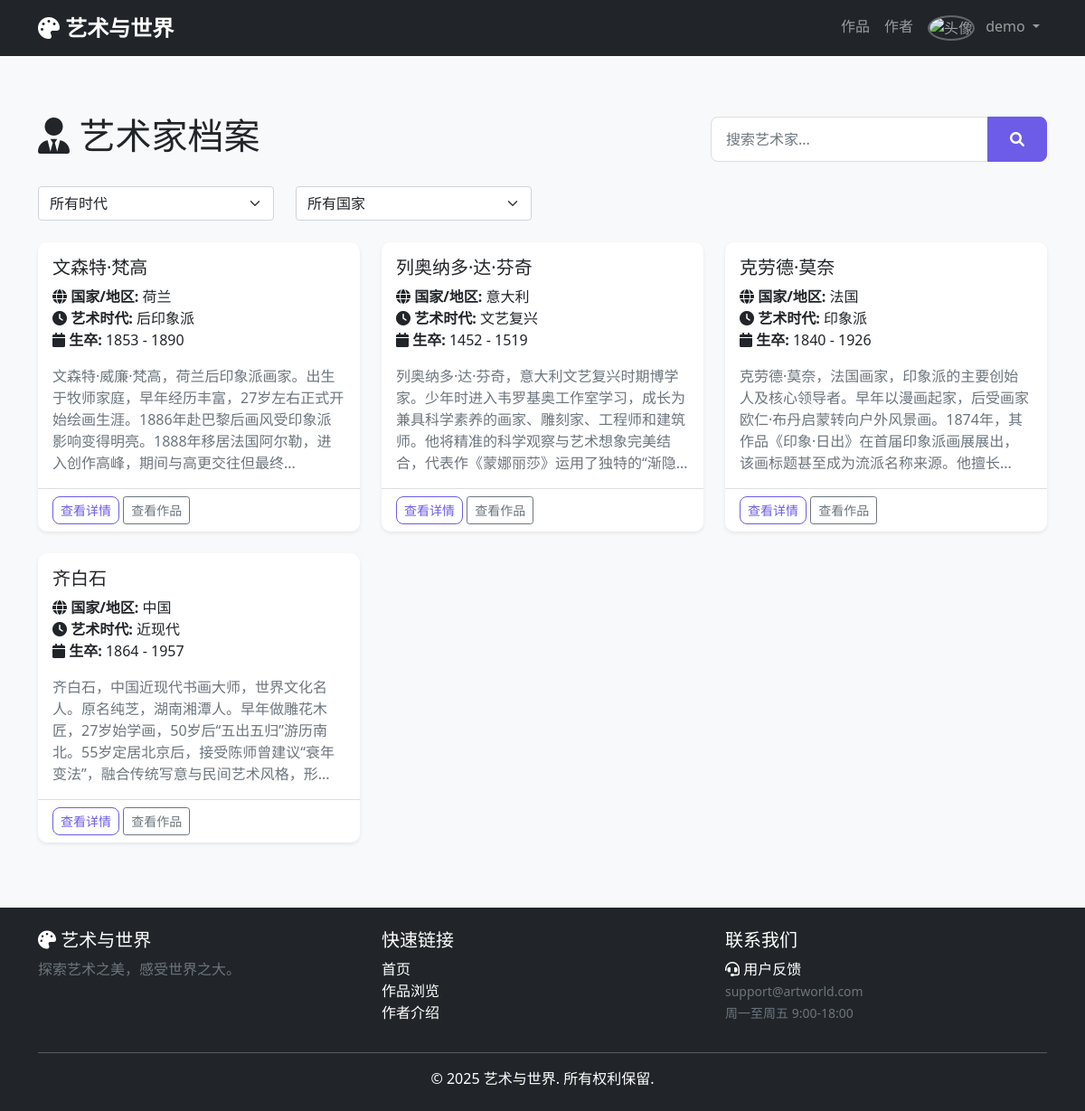
/authors (signed in), run on the app's committed database.
### app.py (models this page shows)
class Artist(db.Model):
    id = db.Column(db.Integer, primary_key=True)
    name = db.Column(db.String(100), nullable=False)
    birth_year = db.Column(db.Integer)
    death_year = db.Column(db.Integer)
    country = db.Column(db.String(50))
    biography = db.Column(db.Text)
    era = db.Column(db.String(50))
    influence = db.Column(db.Text)

### app.py (the view)
@app.route('/authors')
def authors():
    authors_list = Artist.query.all()
    user_logged_in = session.get('user_id') is not None
    return render_template('author_list.html', authors=authors_list, user_logged_in=user_logged_in)

### templates/author_list.html (shortened to what this page needs)
{% extends "base.html" %}
{% block content %}
<div class="d-flex justify-content-between align-items-center mb-4">
    <h1><i class="fas fa-user-tie"></i> 艺术家档案</h1>
    <div class="col-md-4">
        <div class="input-group">
            <input type="text" id="author-search" class="form-control" placeholder="搜索艺术家...">
            <button class="btn btn-primary" onclick="searchAuthors()">
                <i class="fas fa-search"></i>
            </button>
        </div>
    </div>
</div>
<div class="row mb-4">
    <div class="col-md-3">
        <select class="form-select" id="era-filter" onchange="filterAuthors()">
            <option value="">所有时代</option>
        </select>
    </div>
    <div class="col-md-3">
        <select class="form-select" id="country-filter" onchange="filterAuthors()">
            <option value="">所有国家</option>
        </select>
    </div>
</div>
<div class="row" id="authors-container">
    {% for author in authors %}
    <div class="col-lg-4 col-md-6 mb-4">
        <div class="card h-100 shadow-sm">
            <div class="card-body">
                <h5 class="card-title">{{ author.name }}</h5>
                <p class="card-text">
                    <i class="fas fa-globe"></i> <strong>国家/地区:</strong> {{ author.country or '未知' }}<br>
                    <i class="fas fa-clock"></i> <strong>艺术时代:</strong> {{ author.era or '未知' }}<br>
                    {% if author.birth_year %}
                    <i class="fas fa-calendar"></i> <strong>生卒:</strong> {{ author.birth_year }} - {{ author.death_year or '至今' }}
                    {% endif %}
                </p>
                <p class="card-text text-muted">{{ (author.biography or '暂无详细生平介绍。')[:100] }}...</p>
            </div>
            <div class="card-footer bg-transparent">
                <a href="/author/{{ author.id }}" class="btn btn-outline-primary btn-sm">查看详情</a>
                <a href="/artworks?artist={{ author.name }}" class="btn btn-outline-secondary btn-sm">查看作品</a>
            </div>
        </div>
    </div>
    {% endfor %}
</div>
{% endblock %}

### static/css/style.css (style rules this page uses)
:root { --primary-color: #6c5ce7; --secondary-color: #a29bfe; --accent-color: #fd79a8; --success-color: #00b894; --danger-color: #d63031; --warning-color: #fdcb6e; --info-color: #0984e3; }
body { font-family: 'Segoe UI', Tahoma, Geneva, Verdana, sans-serif; background-color: #f8f9fa; min-height: 100vh; display: flex; flex-direction: column; }
.card { border: none; box-shadow: 0 4px 6px rgba(0, 0, 0, 0.1); transition: transform 0.3s ease, box-shadow 0.3s ease; border-radius: 10px; overflow: hidden; }
.btn-primary { background-color: var(--primary-color); border-color: var(--primary-color); border-radius: 8px; padding: 0.5rem 1.5rem; font-weight: 600; transition: all 0.3s ease; }
.btn-outline-primary { color: var(--primary-color); border-color: var(--primary-color); border-radius: 8px; }
.form-control { border-radius: 8px; border: 1px solid #ddd; padding: 0.75rem 1rem; transition: all 0.3s ease; }

### data on the page
Artist: name "文森特·梵高", country "荷兰", era "后印象派", birth_year "1853", death_year "1890", biography "文森特·威廉·梵高，荷兰后印象派画家。出生于牧师家庭，早年经历丰富，27岁左右正式开始绘画生涯。1886年赴巴黎后画风受印象派影响变得明亮。1888年移居法国阿尔勒，进入创作高峰，期间与高更交往但最终"
Artist: name "列奥纳多·达·芬奇", country "意大利", era "文艺复兴", birth_year "1452", death_year "1519", biography "列奥纳多·达·芬奇，意大利文艺复兴时期博学家。少年时进入韦罗基奥工作室学习，成长为兼具科学素养的画家、雕刻家、工程师和建筑师。他将精准的科学观察与艺术想象完美结合，代表作《蒙娜丽莎》运用了独特的“渐隐"
Artist: name "克劳德·莫奈", country "法国", era "印象派", birth_year "1840", death_year "1926", biography "克劳德·莫奈，法国画家，印象派的主要创始人及核心领导者。早年以漫画起家，后受画家欧仁·布丹启蒙转向户外风景画。1874年，其作品《印象·日出》在首届印象派画展展出，该画标题甚至成为流派名称来源。他擅长"
Artist: name "齐白石", country "中国", era "近现代", birth_year "1864", death_year "1957", biography "齐白石，中国近现代书画大师，世界文化名人。原名纯芝，湖南湘潭人。早年做雕花木匠，27岁始学画，50岁后“五出五归”游历南北。55岁定居北京后，接受陈师曾建议“衰年变法”，融合传统写意与民间艺术风格，形"

### other printed values
{{ session.get('username', '用户') }} "demo"
